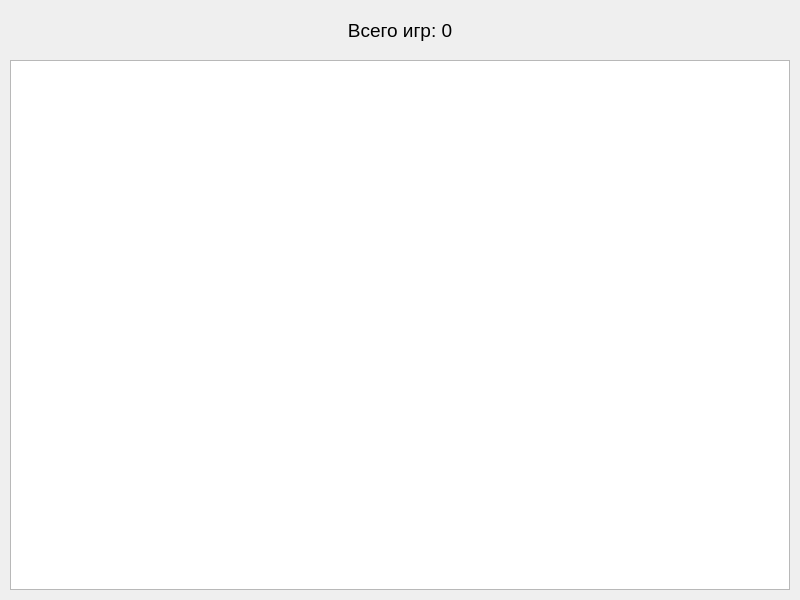
<?xml version="1.0" encoding="UTF-8"?>
<ui version="4.0">
 <class>MainWindow</class>
 <widget class="QMainWindow" name="MainWindow">
  <property name="geometry">
   <rect>
    <x>0</x>
    <y>0</y>
    <width>800</width>
    <height>600</height>
   </rect>
  </property>
  <property name="minimumSize">
   <size>
    <width>800</width>
    <height>600</height>
   </size>
  </property>
  <property name="maximumSize">
   <size>
    <width>800</width>
    <height>600</height>
   </size>
  </property>
  <property name="windowTitle">
   <string>MainWindow</string>
  </property>
  <widget class="QWidget" name="centralwidget">
   <widget class="QTableWidget" name="table_widget_statistics">
    <property name="geometry">
     <rect>
      <x>10</x>
      <y>60</y>
      <width>780</width>
      <height>530</height>
     </rect>
    </property>
    <property name="editTriggers">
     <set>QAbstractItemView::NoEditTriggers</set>
    </property>
   </widget>
   <widget class="QLabel" name="label_count">
    <property name="geometry">
     <rect>
      <x>250</x>
      <y>10</y>
      <width>300</width>
      <height>40</height>
     </rect>
    </property>
    <property name="font">
     <font>
      <pointsize>14</pointsize>
     </font>
    </property>
    <property name="text">
     <string>Всего игр: 0</string>
    </property>
    <property name="alignment">
     <set>Qt::AlignCenter</set>
    </property>
   </widget>
  </widget>
 </widget>
 <resources/>
 <connections/>
</ui>
